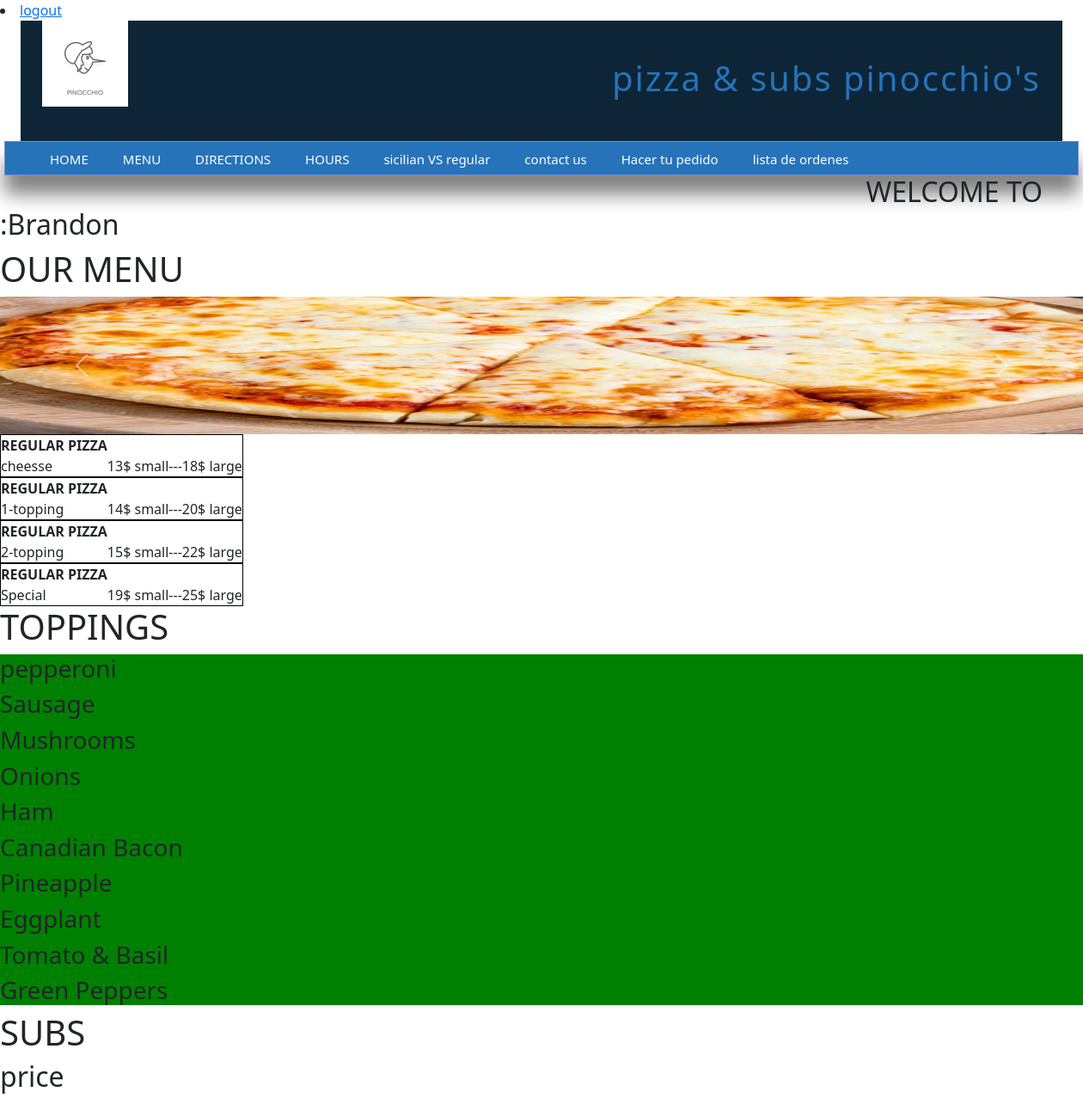
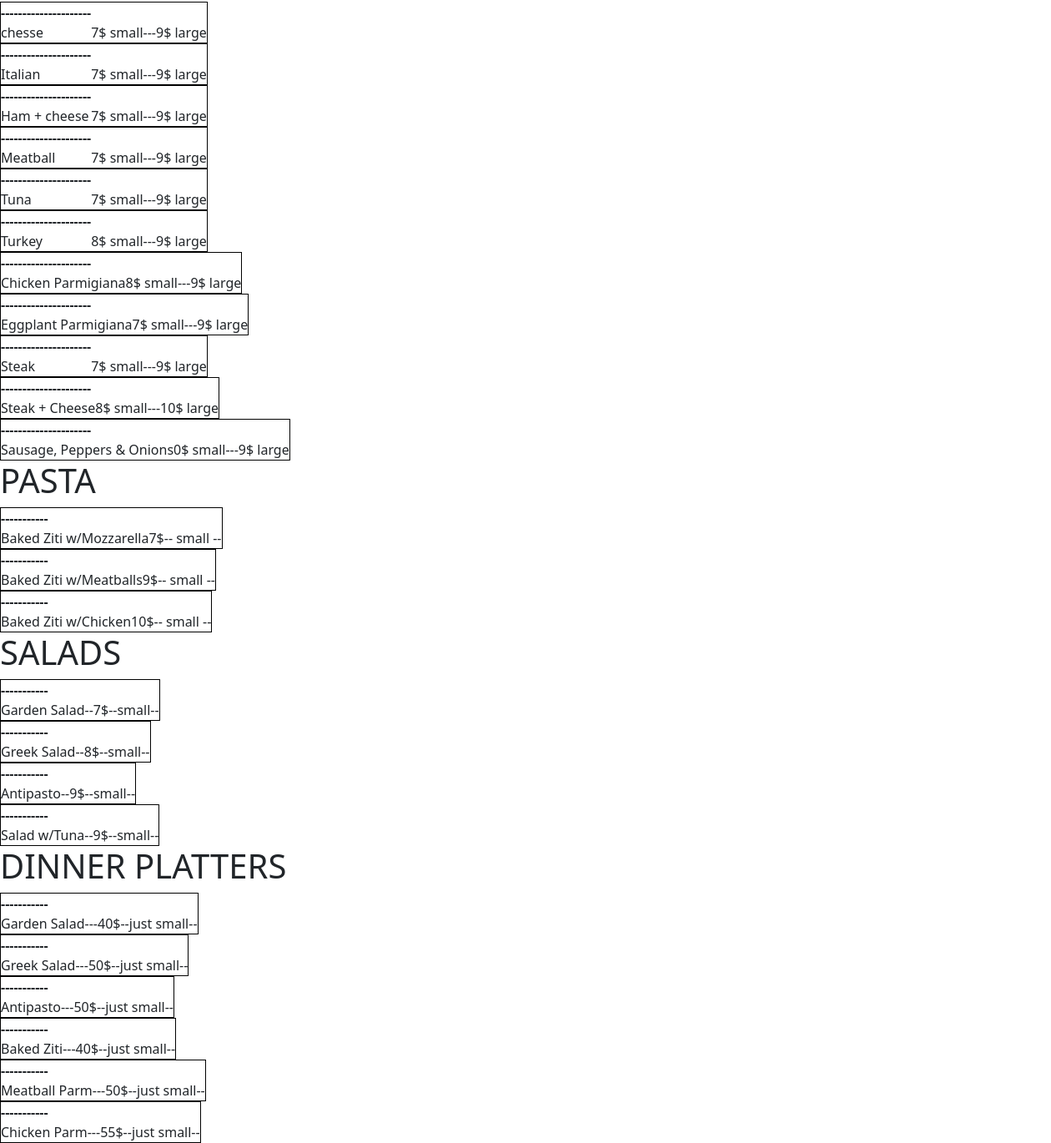
The page /menu/ (signed in) on the database its author committed (2 pictures, top to bottom).
### orders/models.py (models this page shows)
class menu(models.Model):
    id = models.AutoField(primary_key=True)
    type_food = models.CharField(max_length=50)
    price1 = models.IntegerField()
    price2 = models.IntegerField()
    image = models.ImageField(default='null', upload_to="imagenes")

class toppings(models.Model):
    id = models.AutoField(primary_key=True)
    toppins = models.CharField(max_length=250)

class subs(models.Model):
    id = models.AutoField(primary_key=True)
    typesubs = models.CharField(max_length=250)
    pricesubs = models.IntegerField()
    priceSsubs = models.IntegerField()

class pasta(models.Model):
    id = models.AutoField(primary_key=True)
    typepasta = models.CharField(max_length=100)
    pricepasta = models.IntegerField()

class salads(models.Model):
    id = models.AutoField(primary_key=True)
    typesalads = models.CharField(max_length=100)
    pricesalads = models.IntegerField()

class Dinner(models.Model):
    id = models.AutoField(primary_key=True)
    type_dinner = models.CharField(max_length=250)
    price_dinner = models.IntegerField()

### orders/views.py (the view)
# urls.py: path("menu/", views.Menu, name="menu"),
@login_required(login_url="login")
def Menu(request):
    carta_menu = menu.objects.all()
    topping = toppings.objects.all()
    sub = subs.objects.all()
    past = pasta.objects.all()
    ensaladas = salads.objects.all()
    dinner_salads = Dinner.objects.all()
    imageness = menu.objects.raw("SELECT * FROM orders_menu WHERE id=1 ")
    imagenesss = menu.objects.raw("SELECT * FROM orders_menu WHERE id=2")
    return render(request,'menu.html',{
        'carta_menu': carta_menu,
        'topping':topping,
        'subs': sub,
        'pasta':past,
        'ensaladas': ensaladas,
        'Dinner': dinner_salads,
        'imagenes':imageness,
        'imageness':imagenesss
    })

### orders/templates/menu.html (shortened to what this page needs)
{% extends 'home.html' %}
{% block content %}
<h1>OUR MENU</h1>
 <div class="imagenes">
{% for imagen in imagenes %}
    {%for list in imageness%}
 <div id="carouselExampleControls" class="carousel slide" data-bs-ride="carousel">
    <div class="carousel-inner">
      <div class="carousel-item active">
        <img src="{{imagen.image.url}} " class="d-block w-100" >
      </div>
    </div>
    <button class="carousel-control-prev" type="button" data-bs-target="#carouselExampleControls" data-bs-slide="prev">
      <span class="carousel-control-prev-icon" aria-hidden="true"></span>
    </button>
    <button class="carousel-control-next" type="button" data-bs-target="#carouselExampleControls" data-bs-slide="next">
      <span class="carousel-control-next-icon" aria-hidden="true"></span>
    </button>
  </div>
    {% endfor %}
{% endfor %}
 </div>
 {% for lista in carta_menu %}
    <table>
        <tr>
            <th>REGULAR PIZZA</th>
        </tr>
        <tr>
            <td>{{lista.type_food}}</td>
            <td>{{lista.price1}}$ small---</td>
            <td>{{lista.price2}}$ large</td>
        </tr>
    </table>
{% endfor %}
<h1>TOPPINGS</h1>
<div id="toping">
{% for toping in topping %}
            <h3>{{toping.toppins}}</h3>
{% endfor %}
</div>
<h1>SUBS</h1><h2>price</h2>
{% for lista_subs in subs %}
    <table>
        <tr>
            <th>---------------------</th>
        </tr>
        <tr>
            <td>{{lista_subs.typesubs}}</td>
            <td>{{lista_subs.pricesubs}}$ small---</td>
            <td>{{lista_subs.priceSsubs}}$ large</td>
        </tr>
    </table>
{% endfor %}
<h1>PASTA</h1>
{% for lista in pasta %}
    <table>
        <tr>
            <th>-----------</th>
        </tr>
        <tr>
            <td>{{lista.typepasta}}</td>
            <td>{{lista.pricepasta}}$-- small --</td>
        </tr>
    </table>
{% endfor  %}
<h1>SALADS</h1>
{% for lista in ensaladas %}
<table>
    <tr>
        <th>-----------</th>
    </tr>
    <tr>
        <td>{{lista.typesalads}}--</td>
        <td>{{lista.pricesalads}}$--small--</td>
    </tr>
</table>
{% endfor %}
<h1>DINNER PLATTERS</h1>
{% for lista in Dinner  %}
<table>
    <tr>
        <th>-----------</th>
    </tr>
    <tr>
        <td>{{lista.type_dinner}}---</td>
        <td>{{lista.price_dinner}}$--just small--</td>
    </tr>
</table>
{% endfor %}
{% endblock  %}

### orders/templates/home.html (shortened to what this page needs)
{% load static %}
<!DOCTYPE html>
<html lang="en">
  <head>
    <link
      rel="stylesheet"
      type="text/css"
      href="{% static 'css/style.css' %}"
    />
    <link
      href="https://cdn.jsdelivr.net/npm/bootstrap@5.2.0-beta1/dist/css/bootstrap.min.css"
      rel="stylesheet"
    />
  </head>
  <body>
    <li>
      <a href="{% url 'logout'%}">logout</a>
    </li>
    <header>
      <div class="logotipo">
        <img
          id="imagen_principal"
          src="{% static 'imagenes/pinocchio.jpg' %}"
        />
        <h1>pizza & subs pinocchio's</h1>
      </div>
    </header>
    <nav>
      <ul>
        <li><a href="{% url 'home' %}">HOME</a></li>
        <li><a href="{% url 'menu' %}">MENU</a></li>
        <li><a href="{% url 'direction' %}">DIRECTIONS</a></li>
        <li><a href="{% url 'hours' %}">HOURS</a></li>
        <li><a href="{% url 'vs' %}">sicilian VS regular</a></li>
        <li><a href="{% url 'contact' %}">contact us</a></li>
        <li><a href="{% url 'pedido' %}">Hacer tu pedido</a></li>
        <li><a href="{% url 'aceptar_pedido' %}">lista de ordenes</a></li>
      </ul>
    </nav>
    <h2>WELCOME TO :{{user.username}}</h2>
    {% block content %}{% endblock %}
  </body>
</html>

### orders/static/css/style.css (style rules this page uses)
* { margin: 0; padding: 0; font-family: 'Segoe UI', Tahoma, Geneva, Verdana, sans-serif; }
table, th, td { border:1px solid black; }
#toping { background-color: green; }
img { height: 10rem; width: 20x; }
header { width: 1212px; height: 140px; background-color: #0d2536; margin: 0px auto; }
#imagen_principal { display: block; float: left; width: 100px; margin-left: 25px; }
.logotipo h1 { display: block; letter-spacing: 2px; float: right; margin-top: 43px; margin-right: 25px; font-weight: lighter; color: #2673ba; }
.logotipo img { width: 60%; height: 100px; margin: 0 auto; }
nav { width: 1250px; height: 40px; margin: 0 auto; background-color: #2673ba; border: 1px #798cd0 solid; box-shadow: 0px 22px 22px gray; font-size: 15px; }
nav ul { list-style: none; text-decoration: none; }
nav ul li { line-height: 40px; float: left; }
nav ul li a { list-style: none; text-decoration: none; display: block; padding-left: 20px; padding-right: 20px; color: white; }

### rows shown on the page
menu: type_food "cheesse", price1 "13", price2 "18"
menu: image (picture), type_food "1-topping", price1 "14", price2 "20"
menu: type_food "2-topping", price1 "15", price2 "22"
menu: type_food "Special", price1 "19", price2 "25"
toppings: toppins "pepperoni"
toppings: toppins "Sausage"
toppings: toppins "Mushrooms"
toppings: toppins "Onions"
toppings: toppins "Ham"
toppings: toppins "Canadian Bacon"
toppings: toppins "Pineapple"
toppings: toppins "Eggplant"
toppings: toppins "Tomato & Basil"
toppings: toppins "Green Peppers"
subs: typesubs "chesse", pricesubs "7", priceSsubs "9"
subs: typesubs "Italian", pricesubs "7", priceSsubs "9"
subs: typesubs "Ham + cheese", pricesubs "7", priceSsubs "9"
subs: typesubs "Meatball", pricesubs "7", priceSsubs "9"
subs: typesubs "Tuna", pricesubs "7", priceSsubs "9"
subs: typesubs "Turkey", pricesubs "8", priceSsubs "9"
subs: typesubs "Chicken Parmigiana", pricesubs "8", priceSsubs "9"
subs: typesubs "Eggplant Parmigiana", pricesubs "7", priceSsubs "9"
subs: typesubs "Steak", pricesubs "7", priceSsubs "9"
subs: typesubs "Steak + Cheese", pricesubs "8", priceSsubs "10"
subs: typesubs "Sausage, Peppers & Onions", pricesubs "0", priceSsubs "9"
pasta: typepasta "Baked Ziti w/Mozzarella", pricepasta "7"
pasta: typepasta "Baked Ziti w/Meatballs", pricepasta "9"
pasta: typepasta "Baked Ziti w/Chicken", pricepasta "10"
salads: typesalads "Garden Salad", pricesalads "7"
salads: typesalads "Greek Salad", pricesalads "8"
salads: typesalads "Antipasto", pricesalads "9"
salads: typesalads "Salad w/Tuna", pricesalads "9"
Dinner: type_dinner "Garden Salad", price_dinner "40"
Dinner: type_dinner "Greek Salad", price_dinner "50"
Dinner: type_dinner "Antipasto", price_dinner "50"
Dinner: type_dinner "Baked Ziti", price_dinner "40"
Dinner: type_dinner "Meatball Parm", price_dinner "50"
Dinner: type_dinner "Chicken Parm", price_dinner "55"

### other values the page prints
{{ user.username }} "Brandon"
